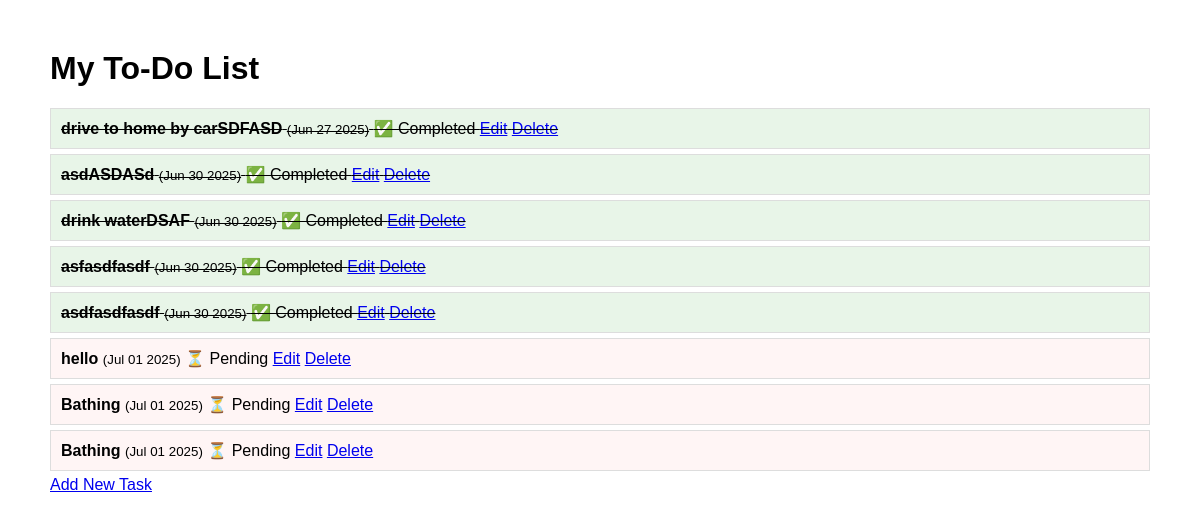
The app's page /, older data.
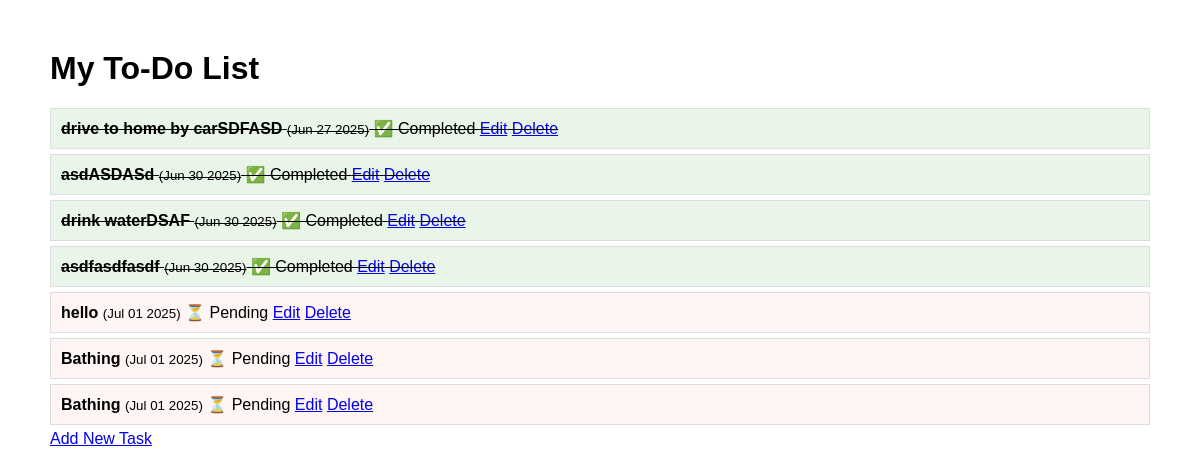
The same page, newer data.
### todo/models.py (models this page shows)
class Tasks(models.Model):
    title = models.CharField(max_length=200,default="title")
    completed = models.BooleanField(default=False)
    created_at = models.DateTimeField(auto_now_add=True)
    def __str__(self):
        return f"{self.title}"

### todo/views.py (the view)
# urls.py: path('', views.task_list, name='task_list'),
def task_list(request):
    tasks = Tasks.objects.all()
    print('tasks :',tasks)
    return render(request,'todo/task_list.html',{'tasks':tasks})

### todo/templates/todo/task_list.html (shortened to what this page needs)
<!DOCTYPE html>
<html>
  <head>
  </head>
  <body>
    <h1>My To-Do List</h1>
     {% if tasks %} {% for task in tasks %}
    <div
      class="task {% if task.completed %}completed{% else %}pending{% endif %}"
    >
      <strong>{{ task.title }}</strong>
      <small>({{ task.created_at|date:"M d Y" }})</small>
      {% if task.completed %} ✅ Completed {% else %} ⏳ Pending {% endif %}
      <a href="{% url 'update_task' task.pk %}">Edit</a>
      <a href="{% url 'delete_task' task.pk %}">Delete</a>
    </div>
    {% endfor %} {% else %}
    <p>No tasks yet! Add some tasks using the admin panel.</p>
    {% endif %}
    <a href="{% url 'create_task' %}">Add New Task</a>
  </body>
</html>

Row changes from the older to the newer data that the page shows:
removed Tasks: title "asfasdfasdf", created_at "Jun 30 2025", completed "✅ Completed"
